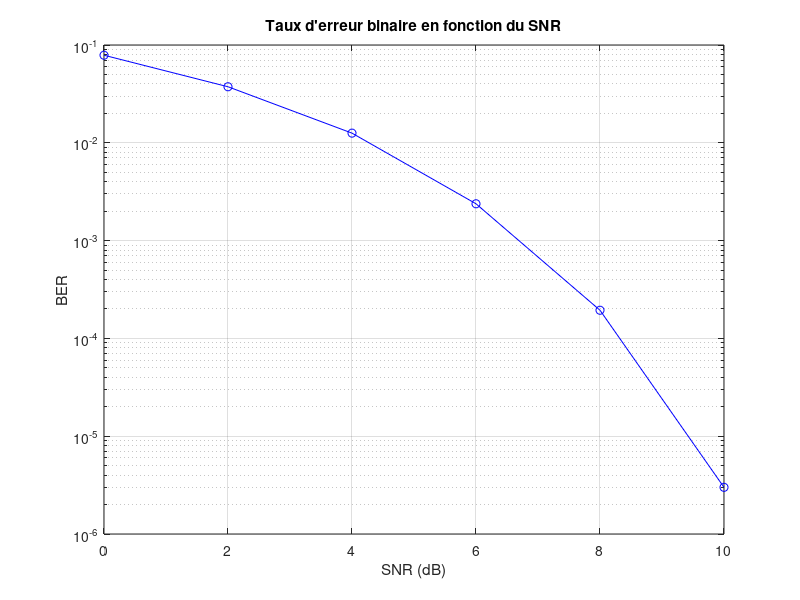

Write MATLAB code to recreate this figure.
% TP : Comprendre le taux d'erreur binaire (BER)
% Génération de bits aléatoires, modulation BPSK, ajout de bruit,
% détection et calcul du BER pour différents niveaux de bruit.

clear; close all; clc;

% --- Paramètres ---
N = 1000000;                   % Nombre de bits à transmettre
Eb = 1;                      % Énergie par bit (pour BPSK, amplitude = sqrt(Eb))
SNR_dB = 0:2:10;             % Différents rapports signal/bruit (en dB) à tester

% --- 1. Génération des bits aléatoires ---
bits = randi([0 1], N, 1);   % Vecteur colonne de 0 et 1

% --- 2. Modulation BPSK ---
% Mapping : 0 -> -1, 1 -> +1 (ou l'inverse, cela n'a pas d'importance)
symboles = 2*bits - 1;       % Convertit 0 en -1, 1 en +1
% On peut aussi utiliser : symboles = (bits == 1)*2 - 1;

% --- 3. Boucle sur les différents niveaux de bruit ---
BER = zeros(size(SNR_dB));   % Pour stocker les résultats

for i = 1:length(SNR_dB)
    % Calcul de la variance du bruit à partir du SNR
    % En BPSK, le rapport Eb/N0 (dB) = SNR_dB (car Eb=1, et on considère la puissance du bruit sur la bande)
    % La puissance du bruit (variance) = N0/2 = 1/(2*10^(SNR_dB/10)) ? Attention : pour un signal réel, la variance du bruit additif est N0/2.
    % Ici, on ajoute un bruit complexe? Non, BPSK est réel, on utilise un bruit réel gaussien de variance N0/2.
    % Avec Eb=1, Eb/N0 (linéaire) = 10^(SNR_dB/10). Donc N0 = Eb / (10^(SNR_dB/10)) = 1/10^(SNR_dB/10).
    % La variance du bruit (pour un bruit réel) est N0/2 = 1/(2*10^(SNR_dB/10)).
    EbN0_lin = 10^(SNR_dB(i)/10);
    N0 = 1 / EbN0_lin;          % Densité spectrale monolatérale
    variance_bruit = N0/2;      % Variance du bruit réel (bilatérale)
    
    % Génération du bruit
    bruit = sqrt(variance_bruit) * randn(N, 1);
    
    % Signal reçu
    signal_recu = symboles + bruit;
    
    % --- 4. Détection des bits reçus ---
    bits_estimes = (signal_recu > 0);   % Seuil à 0 : si >0 -> 1, sinon 0
    
    % --- 5. Calcul du BER ---
    erreurs = sum(bits ~= bits_estimes);
    BER(i) = erreurs / N;
end

% --- Affichage des résultats ---
figure;
semilogy(SNR_dB, BER, 'b-o');
xlabel('SNR (dB)');
ylabel('BER');
title('Taux d''erreur binaire en fonction du SNR');
grid on;

% Affichage textuel
fprintf('SNR (dB)\tBER\n');
for i = 1:length(SNR_dB)
    fprintf('%d\t\t%.2e\n', SNR_dB(i), BER(i));
end
% 
% % --- Réponses aux questions ---
% disp(' ');
% disp('Réponses aux questions :');
% disp('1. Lorsque le bruit augmente (SNR diminue), le BER augmente : plus de bits sont erronés.');
% disp('2. Le bruit provoque des erreurs car il modifie aléatoirement l''amplitude du signal reçu. Si le bruit est suffisamment fort, il peut faire passer un symbole +1 en dessous du seuil de décision (0) ou un symbole -1 au-dessus, entraînant une erreur de décision.');
% disp('3. La relation entre SNR et BER est inverse : plus le SNR est élevé, plus le BER est faible. En BPSK, le BER théorique est Q(sqrt(2*Eb/N0)), où Q est la fonction de queue de la gaussienne. Donc le BER diminue exponentiellement avec le SNR.');
